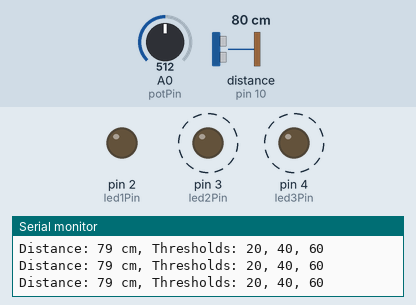
Simulated run of this sketch. Board: Arduino Uno, built with avr-gcc and run on an emulated ATmega328P. On the bench: output pins drawn as LEDs (lit = HIGH), the last lines printed to the serial monitor. Wiring (inferred from the names in the program): ultrasonic range finder: trigger pin 9; echo pin 10. Dashed ring = blinking. The inputs (shaded band) are chosen by the test bench; at power-on: distance to the obstacle (sensor on pin 10) 80 cm, A0 (potPin) = 512. The echo pulse lasts 58.3 µs per cm; pins used as bus, display or sensor lines are not drawn.

Above: at 1.2 s.
1.3 s: distance to the obstacle (sensor on pin 10) set to 66 cm
4.3 s: distance to the obstacle (sensor on pin 10) set to 55 cm
At 5.5 s:
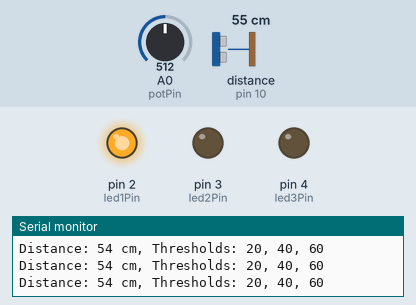
5.8 s: distance to the obstacle (sensor on pin 10) set to 43 cm
8.8 s: distance to the obstacle (sensor on pin 10) set to 36 cm
At 9.5 s:
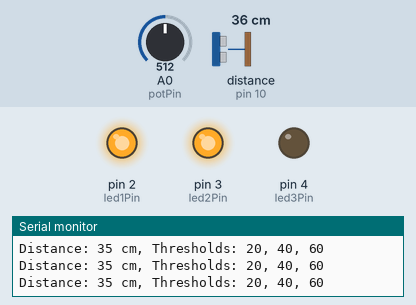
10.3 s: distance to the obstacle (sensor on pin 10) set to 23 cm
13.3 s: distance to the obstacle (sensor on pin 10) set to 18 cm
At 13.6 s:
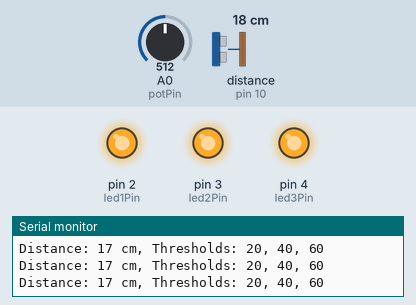
Timing chart, 0 to 16.3 s (numbered marks = the images above; inputs shaded):
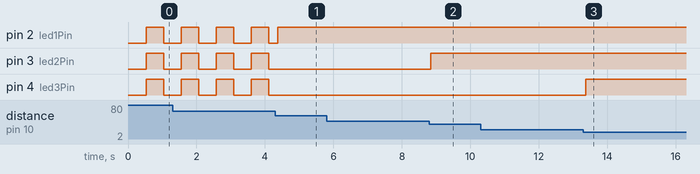

Measured:
- the behaviour switches between 61 and 60 cm on distance to the obstacle (sensor on pin 10) (found by bisection; images 0 and 1)
- the behaviour switches between 41 and 40 cm on distance to the obstacle (sensor on pin 10) (found by bisection; images 1 and 2)
- the behaviour switches between 21 and 20 cm on distance to the obstacle (sensor on pin 10) (found by bisection; images 2 and 3)
- after the input at 4.3 s, pin 3 (led2Pin), pin 4 (led3Pin): stays LOW (without the input it goes to HIGH after 0.33 s)
- after the input at 8.8 s, pin 3 (led2Pin): LOW → HIGH after 0.05 s
- after the input at 13.3 s, pin 4 (led3Pin): LOW → HIGH after 0.07 s
- by itself, pin 2 (led1Pin), pin 3 (led2Pin), pin 4 (led3Pin): alternates HIGH for 0.51 s and LOW for 0.51 s

The sketch:

DistanceWarningSystem.ino
```cpp
const int trigPin = 9;
const int echoPin = 10;
const int led1Pin = 2;
const int led2Pin = 3;
const int led3Pin = 4;
const int potPin = A0; // Potentiometer connected to A0

unsigned long previousMillis = 0;
const long interval = 500;

void setup() {
  Serial.begin(9600);
  pinMode(trigPin, OUTPUT);
  pinMode(echoPin, INPUT);
  pinMode(led1Pin, OUTPUT);
  pinMode(led2Pin, OUTPUT);
  pinMode(led3Pin, OUTPUT);
  pinMode(potPin, INPUT);
}

void loop() {
  long duration, distance;
  int potValue = analogRead(potPin);

  // Map the potentiometer value to distance thresholds
  int threshold1 = map(potValue, 0, 1023, 10, 30);
  int threshold2 = threshold1 + 20;
  int threshold3 = threshold2 + 20;

  digitalWrite(trigPin, LOW);
  delayMicroseconds(2);
  digitalWrite(trigPin, HIGH);
  delayMicroseconds(10);
  digitalWrite(trigPin, LOW);

  duration = pulseIn(echoPin, HIGH);
  distance = duration * 0.034 / 2;

  Serial.print("Distance: ");
  Serial.print(distance);
  Serial.print(" cm, Thresholds: ");
  Serial.print(threshold1);
  Serial.print(", ");
  Serial.print(threshold2);
  Serial.print(", ");
  Serial.println(threshold3);

  if (distance < threshold1) {
    digitalWrite(led1Pin, HIGH);
    digitalWrite(led2Pin, HIGH);
    digitalWrite(led3Pin, HIGH);
  } else if (distance >= threshold1 && distance < threshold2) {
    digitalWrite(led1Pin, HIGH);
    digitalWrite(led2Pin, HIGH);
    digitalWrite(led3Pin, LOW);
  } else if (distance >= threshold2 && distance < threshold3) {
    digitalWrite(led1Pin, HIGH);
    digitalWrite(led2Pin, LOW);
    digitalWrite(led3Pin, LOW);
  } else {
    unsigned long currentMillis = millis();
    if (currentMillis - previousMillis >= interval) {
      previousMillis = currentMillis;
      if (digitalRead(led1Pin) == HIGH) {
        digitalWrite(led1Pin, LOW);
        digitalWrite(led2Pin, LOW);
        digitalWrite(led3Pin, LOW);
      } else {
        digitalWrite(led1Pin, HIGH);
        digitalWrite(led2Pin, HIGH);
        digitalWrite(led3Pin, HIGH);
      }
    }
  }
}
```
